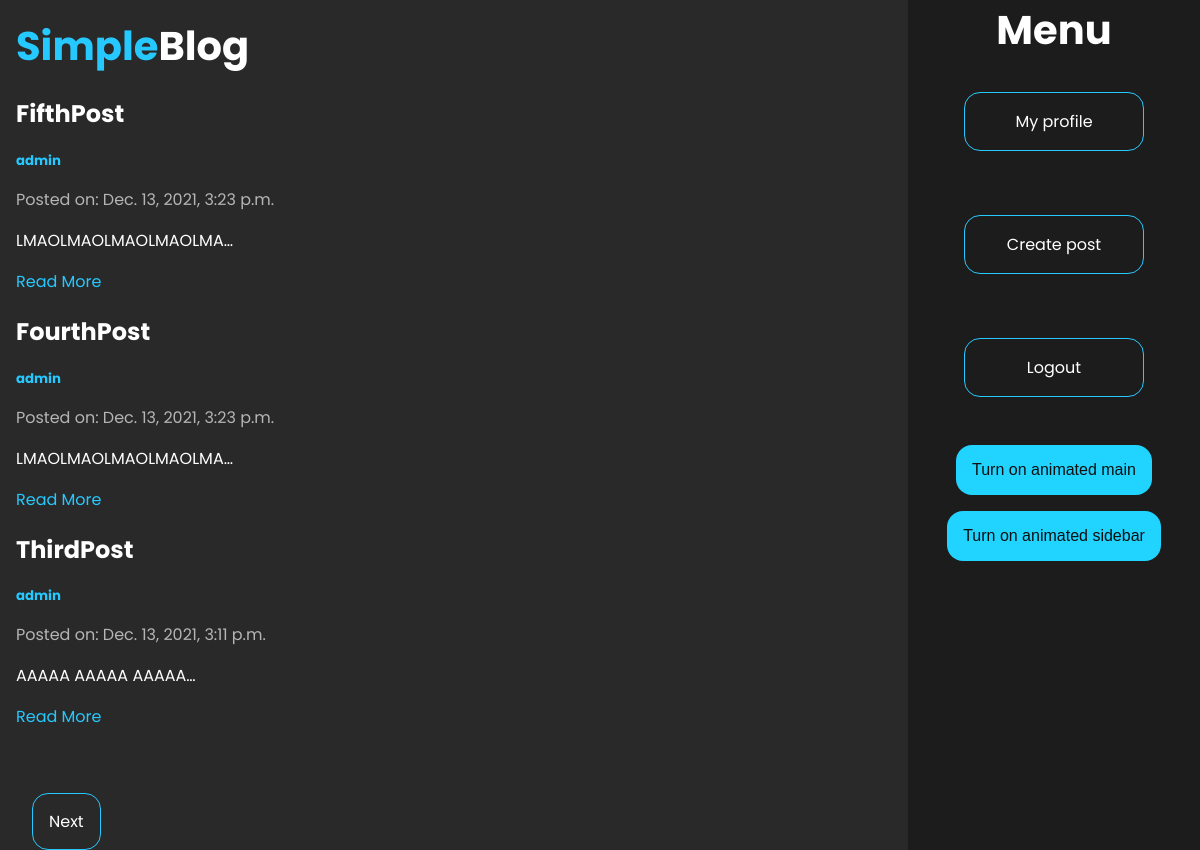
Page / (signed in) on the earlier database version.
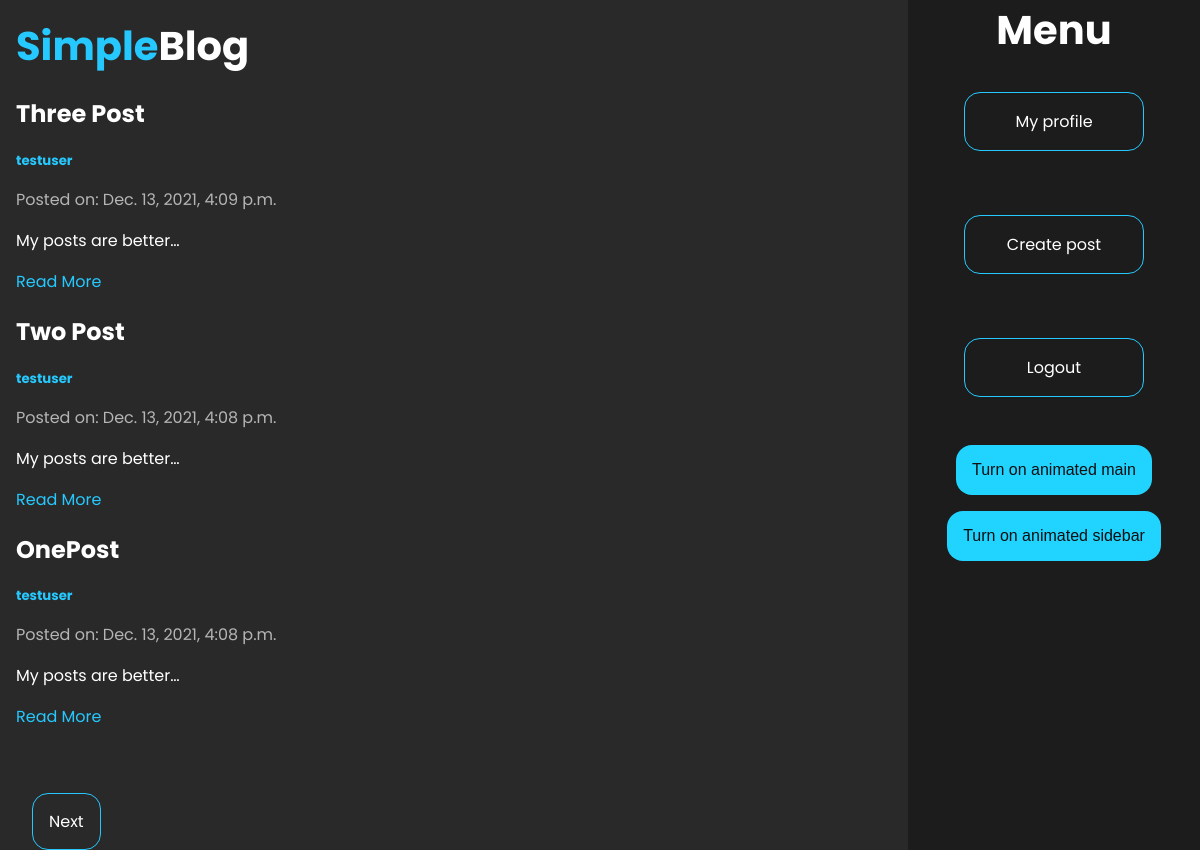
Same page on the later database version.
### blog/models.py (models this page shows, shortened)
class Post(models.Model):
    title = models.CharField(max_length=200)
    author = models.ForeignKey(User, on_delete=models.CASCADE)
    body = models.TextField()
    created_on = models.DateTimeField(auto_now_add=True)
    last_modified = models.DateTimeField(auto_now=True)

### blog/views.py (the view)
# urls.py: path('', MainView.as_view(), name='blog-main'),
class MainView(LoginRequiredMixin, ListView):
    template_name = 'blog/main.html'
    context_object_name = 'posts'
    paginate_by = 3
    def get_queryset(self):
        queryset = Post.objects.all().order_by('-created_on')
        return queryset

### blog/templates/blog/main.html (shortened to what this page needs)
{% extends 'blog/base.html' %}
{% load static %}
{% block main_content %}
    {% for post in posts %}
        <div class="post">
            <h2 class="title">{{ post.title }}</h2>
            <h5 class="author"><a href="{% url 'blog-profile' post.author.id %}" class="author">{{ post.author }}</a></h5>
            <p class="date">Posted on: {{ post.created_on }}</p>
            <p>{{ post.body|truncatechars:20 }}</p>
            <a href="{% url 'blog-post' post.id %}" class="read-more">Read More</a>
        </div>
    {% endfor %}
    {% if is_paginated %}
        <div class="pagination">
            {% if page_obj.has_next %}
                <a class="button" href="?page={{ page_obj.next_page_number }}">Next</a>
            {% endif %}
        </div>
    {% endif %}
{% endblock %}

Differences in the rows shown:
no longer on this page (row unchanged): Post: title "FifthPost", author "admin", created_on "Dec. 13, 2021, 3:23 p.m.", body "LMAOLMAOLMAOLMAOLMA…"
no longer on this page (row unchanged): Post: title "FourthPost", author "admin", created_on "Dec. 13, 2021, 3:23 p.m.", body "LMAOLMAOLMAOLMAOLMA…"
no longer on this page (row unchanged): Post: title "ThirdPost", author "admin", created_on "Dec. 13, 2021, 3:11 p.m.", body "AAAAA AAAAA AAAAA…"
added Post: title "Three Post", author "testuser", created_on "Dec. 13, 2021, 4:09 p.m.", body "My posts are better…"
added Post: title "Two Post", author "testuser", created_on "Dec. 13, 2021, 4:08 p.m.", body "My posts are better…"
added Post: title "OnePost", author "testuser", created_on "Dec. 13, 2021, 4:08 p.m.", body "My posts are better…"
